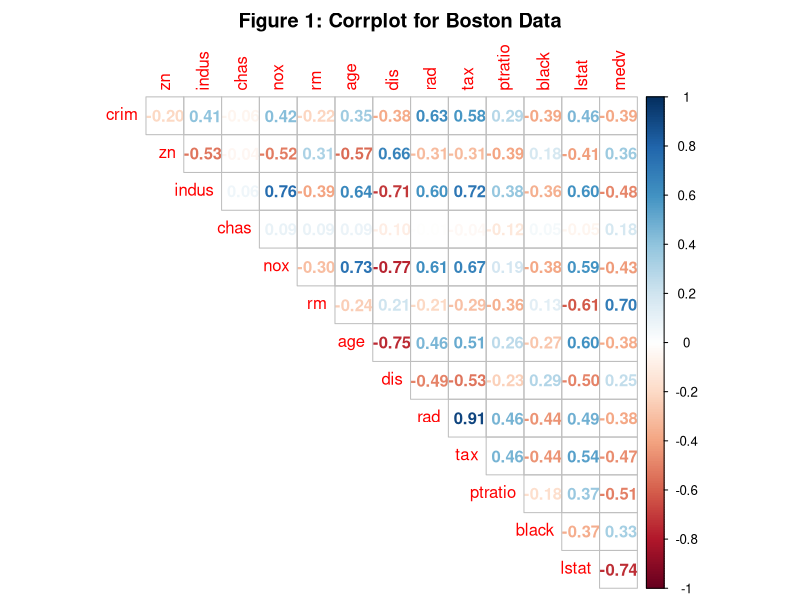
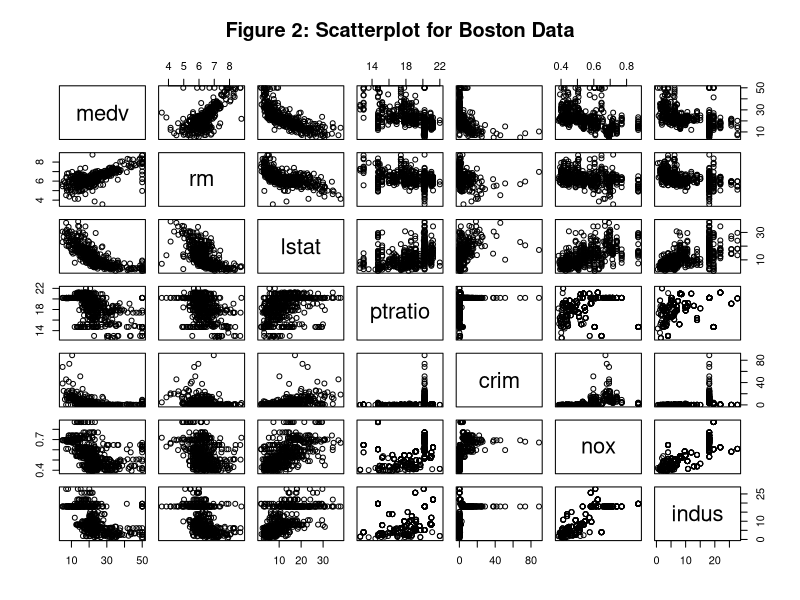
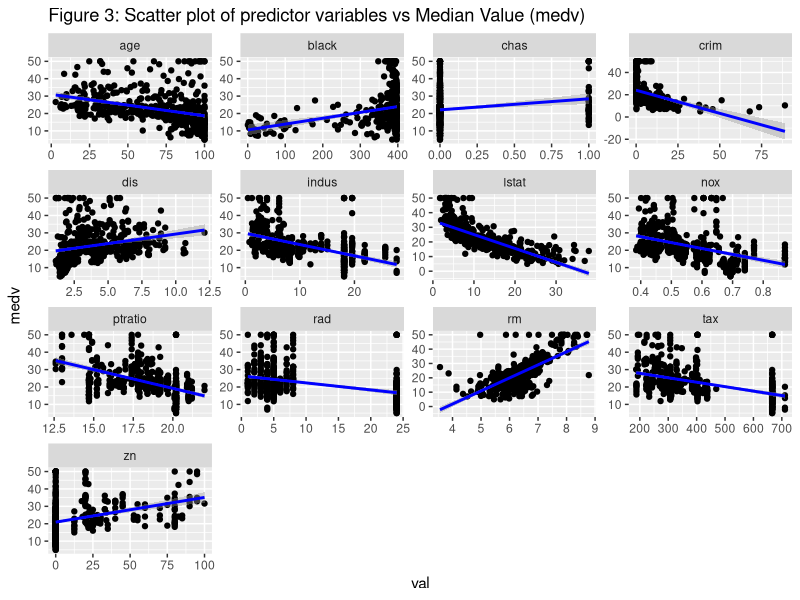
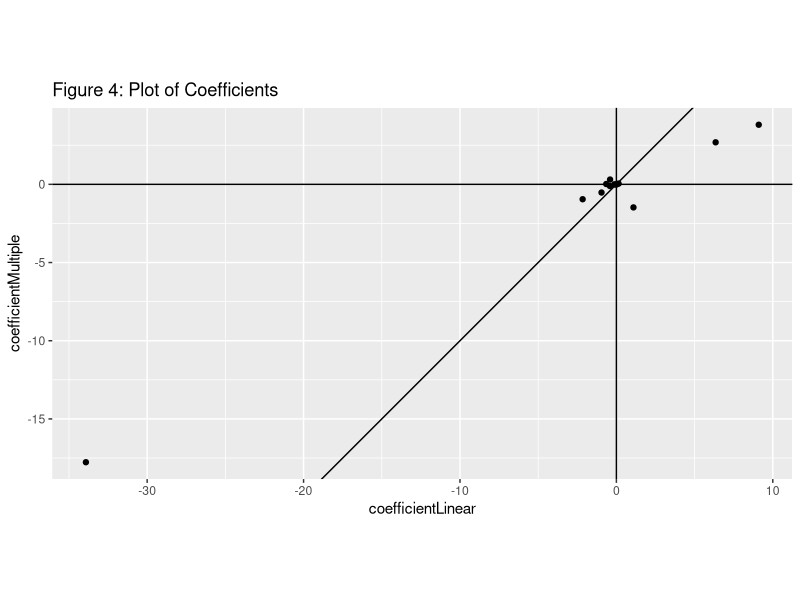
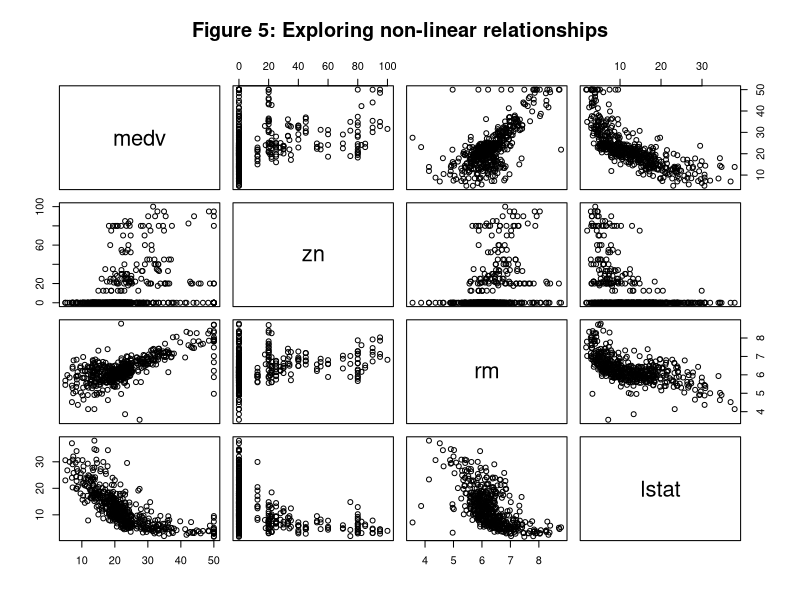
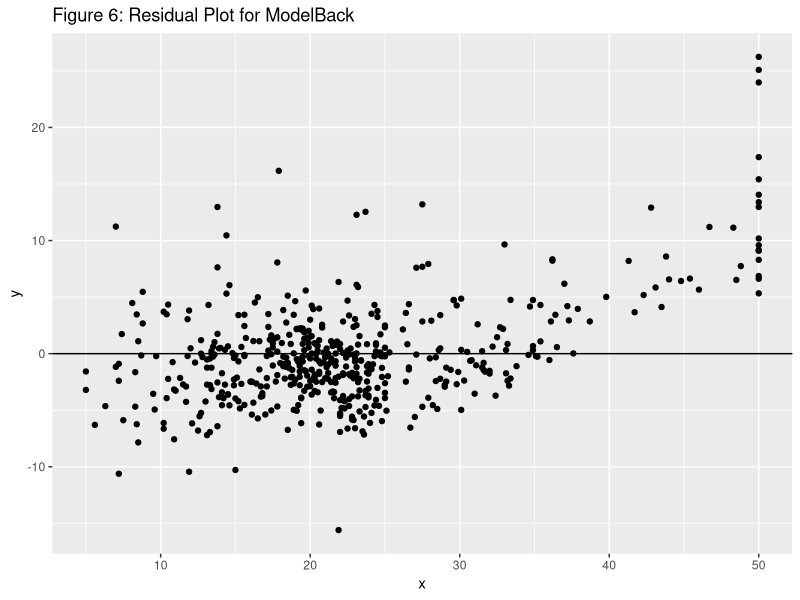
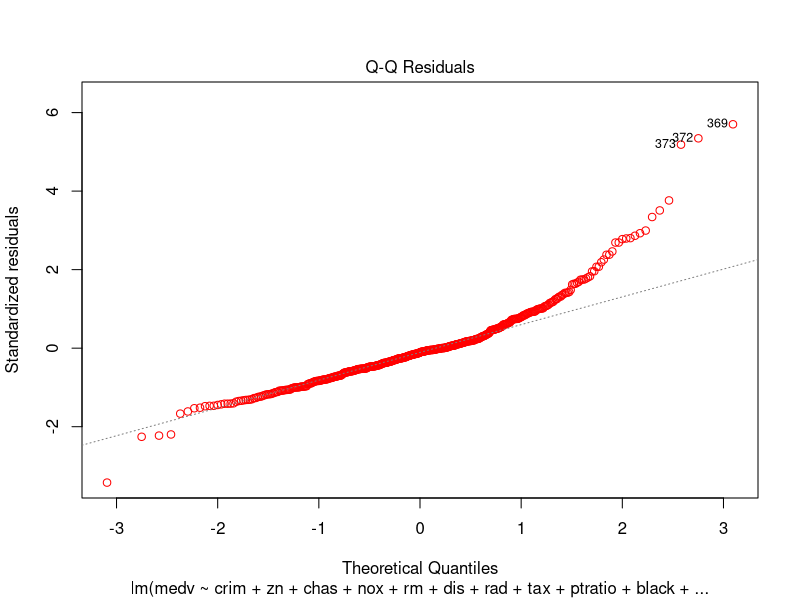

Generate these figures, in order, with R:
## ---- chunk 1
# Load standard libraries
library(tidyverse)
library(MASS) # Modern applied statistics functions
library(corrplot)
## ---- chunk 2
#loading housing price data in variable Boston
data("Boston")
## ---- chunk 3
#checking dimensions, columns and snippet of data
dim(Boston)
colnames(Boston)
summary(Boston)
head(Boston)

#checking for missing and duplicate values in Boston respectively
sum(is.na(Boston))
sum(duplicated(Boston))
## ---- chunk 4
corr_matrix<-cor(Boston)
corrplot(corr_matrix,method = "number", type="upper", diag = FALSE, main = "Figure 1: Corrplot for Boston Data", mar=c(0,0,2,0))
## ---- chunk 5
pairs(~ medv + rm + lstat + ptratio  + crim + nox  + indus , data = Boston, main = "Figure 2: Scatterplot for Boston Data")
## ---- chunk 6
#vector for predictor, response and variables
variables <- c(colnames(Boston))
response <- "medv"
predictor <- variables[!(variables %in% response)]
coefficientLinear <- c()
cat("\nLinear Regression for response variable medv.")

for(var in predictor){
  cat("\n\nFor predictor variable", var, ":\nThe estimated coefficient and p-value: \n")
  model <- lm(medv ~ Boston[,var], data = Boston)
  summaryModel <- summary(model)
  printCoefmat(coef(summary(model)))
  coefficientLinear[length(coefficientLinear) + 1] <- as.numeric(summaryModel$coefficients[2,1])
  if(summaryModel$coefficients[2,4] < 0.05){
    cat("At a signifance level of 0.05, the predictor variable", var, "is statistically significant.")
  }
  else{
    cat("At a signifance level of 0.05, the predictor variable", var, "is not statistically significant.")
  }
}
#plots for each predictors
Boston %>%
  gather(key, val, -medv) %>%
  ggplot(aes(x = val, y = medv)) +
  geom_point() +
  stat_smooth(method = "lm", se = TRUE, col = "blue") +
  facet_wrap(~key, scales = "free") +
  theme_gray() +
  ggtitle("Figure 3: Scatter plot of predictor variables vs Median Value (medv)") 
## ---- chunk 7
#multiple regression
multiModel <- lm(formula = medv ~ ., data = Boston)
summary(multiModel)
coefficientMultiple <- summary(multiModel)$coefficients[-1,1]
coefficient <- cbind(coefficientLinear, coefficientMultiple)

## ---- chunk 8
#plot for coefficients

ggplot(as.data.frame(coefficient), aes(x=coefficientLinear, y=coefficientMultiple)) +
  geom_point() +
  coord_fixed() +  
  geom_vline(xintercept = 0) + geom_hline(yintercept = 0) +
  geom_abline(a = 0, b = 1)  + 
  ggtitle("Figure 4: Plot of Coefficients")
#plot(x=coefficientLinear, y=coefficientMultiple)
#identify(x=coefficientLinear, y=coefficientMultiple, labels = row.names(coefficient))
## ---- chunk 9
#evaluate the non-linear model for each predictor variable
for(var in predictor){
  cat("\n\nFor predictor variable", var, ":\nThe estimated coefficient and p-value: \n")
  model <- lm(medv ~ poly(Boston[,var],3,  raw = TRUE), data = Boston)
  summaryModel <- coef(summary(model))
  printCoefmat(summaryModel)
  
}
pairs(~ medv + zn + rm + lstat, data = Boston, main = "Figure 5: Exploring non-linear relationships")
## ---- chunk 10

#Variable selection using stepwise regression
nullmodel <- lm(medv ~ 1, data = Boston)
fullmodel <- lm(medv ~ ., data = Boston) 

#stepwise selection

#backward
modelBack <- step(fullmodel, direction = "backward")
#forward
modelFront<- step(nullmodel, scope = list(upper=fullmodel,lower=nullmodel), direction = "forward")


summary(modelFront)
summary(modelBack)

cat("The AIC for multiple regression model:", extractAIC(multiModel)[2],"\nThe AIC for forward stepwise selection model:",extractAIC(modelFront)[2], "\nThe AIC for backward stepwise selection model:",extractAIC(modelBack)[2])


## ---- chunk 11
residual <- modelBack$residuals
ggplot(data = data.frame(x = Boston$medv, 
                         y = residual), 
       aes(x = x, y = y)) + 
  geom_point() + 
  geom_hline(yintercept = 0) + 
  ggtitle("Figure 6: Residual Plot for ModelBack")
plot(modelBack, which=2, col=c("red"))
